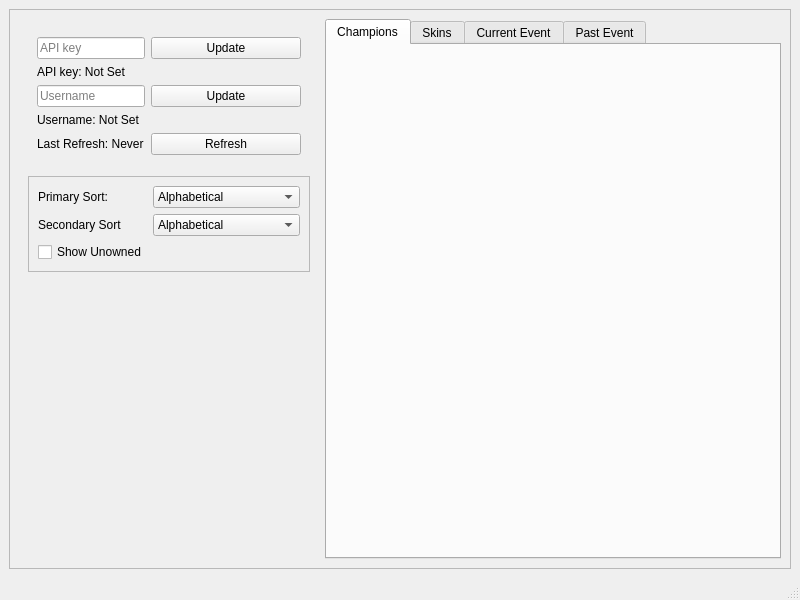
<?xml version="1.0" encoding="UTF-8"?>
<ui version="4.0">
 <class>MainWindow</class>
 <widget class="QMainWindow" name="MainWindow">
  <property name="geometry">
   <rect>
    <x>0</x>
    <y>0</y>
    <width>800</width>
    <height>600</height>
   </rect>
  </property>
  <property name="windowTitle">
   <string>MainWindow</string>
  </property>
  <widget class="QWidget" name="centralwidget">
   <layout class="QGridLayout" name="gridLayout">
    <item row="0" column="0">
     <widget class="QFrame" name="frame">
      <property name="frameShape">
       <enum>QFrame::StyledPanel</enum>
      </property>
      <property name="frameShadow">
       <enum>QFrame::Raised</enum>
      </property>
      <layout class="QGridLayout" name="gridLayout_2">
       <item row="0" column="0" alignment="Qt::AlignTop">
        <widget class="QWidget" name="settings_widget" native="true">
         <property name="sizePolicy">
          <sizepolicy hsizetype="Preferred" vsizetype="Preferred">
           <horstretch>1</horstretch>
           <verstretch>0</verstretch>
          </sizepolicy>
         </property>
         <property name="minimumSize">
          <size>
           <width>300</width>
           <height>100</height>
          </size>
         </property>
         <property name="maximumSize">
          <size>
           <width>300</width>
           <height>300</height>
          </size>
         </property>
         <layout class="QVBoxLayout" name="verticalLayout">
          <item>
           <widget class="QWidget" name="api_username_frame" native="true">
            <layout class="QFormLayout" name="formLayout">
             <item row="0" column="0">
              <widget class="QLineEdit" name="api_input">
               <property name="toolTip">
                <string/>
               </property>
               <property name="text">
                <string/>
               </property>
               <property name="placeholderText">
                <string>API key</string>
               </property>
              </widget>
             </item>
             <item row="0" column="1">
              <widget class="QPushButton" name="api_update_button">
               <property name="text">
                <string>Update</string>
               </property>
              </widget>
             </item>
             <item row="1" column="0">
              <widget class="QLabel" name="api_label">
               <property name="text">
                <string>API key: Not Set</string>
               </property>
              </widget>
             </item>
             <item row="2" column="0">
              <widget class="QLineEdit" name="username_input">
               <property name="placeholderText">
                <string>Username</string>
               </property>
              </widget>
             </item>
             <item row="2" column="1">
              <widget class="QPushButton" name="username_update_button">
               <property name="text">
                <string>Update</string>
               </property>
              </widget>
             </item>
             <item row="3" column="0">
              <widget class="QLabel" name="username_label">
               <property name="text">
                <string>Username: Not Set</string>
               </property>
              </widget>
             </item>
             <item row="4" column="0">
              <widget class="QLabel" name="last_refresh_label">
               <property name="text">
                <string>Last Refresh: Never</string>
               </property>
              </widget>
             </item>
             <item row="4" column="1">
              <widget class="QPushButton" name="refresh_button">
               <property name="text">
                <string>Refresh</string>
               </property>
              </widget>
             </item>
             <item row="5" column="0">
              <widget class="QFrame" name="frame_2">
               <property name="frameShape">
                <enum>QFrame::StyledPanel</enum>
               </property>
               <property name="frameShadow">
                <enum>QFrame::Raised</enum>
               </property>
              </widget>
             </item>
            </layout>
           </widget>
          </item>
          <item>
           <widget class="QFrame" name="sort_frame">
            <property name="frameShape">
             <enum>QFrame::StyledPanel</enum>
            </property>
            <property name="frameShadow">
             <enum>QFrame::Raised</enum>
            </property>
            <layout class="QFormLayout" name="formLayout_2">
             <item row="0" column="0">
              <widget class="QLabel" name="label">
               <property name="text">
                <string>Primary Sort:</string>
               </property>
              </widget>
             </item>
             <item row="0" column="1">
              <widget class="QComboBox" name="comboBox">
               <property name="editable">
                <bool>false</bool>
               </property>
               <property name="currentIndex">
                <number>0</number>
               </property>
               <item>
                <property name="text">
                 <string>Alphabetical</string>
                </property>
               </item>
               <item>
                <property name="text">
                 <string>Mastery</string>
                </property>
               </item>
               <item>
                <property name="text">
                 <string>Cost</string>
                </property>
               </item>
               <item>
                <property name="text">
                 <string>Release Date</string>
                </property>
               </item>
               <item>
                <property name="text">
                 <string>Rarity</string>
                </property>
               </item>
              </widget>
             </item>
             <item row="1" column="0">
              <widget class="QLabel" name="label_2">
               <property name="text">
                <string>Secondary Sort</string>
               </property>
              </widget>
             </item>
             <item row="1" column="1">
              <widget class="QComboBox" name="comboBox_2">
               <property name="editable">
                <bool>false</bool>
               </property>
               <property name="currentIndex">
                <number>0</number>
               </property>
               <item>
                <property name="text">
                 <string>Alphabetical</string>
                </property>
               </item>
               <item>
                <property name="text">
                 <string>Mastery</string>
                </property>
               </item>
               <item>
                <property name="text">
                 <string>Cost</string>
                </property>
               </item>
               <item>
                <property name="text">
                 <string>Release Date</string>
                </property>
               </item>
               <item>
                <property name="text">
                 <string>Rarity</string>
                </property>
               </item>
              </widget>
             </item>
             <item row="2" column="0">
              <widget class="QCheckBox" name="checkBox">
               <property name="text">
                <string>Show Unowned</string>
               </property>
              </widget>
             </item>
            </layout>
           </widget>
          </item>
         </layout>
        </widget>
       </item>
       <item row="0" column="1">
        <widget class="QTabWidget" name="tab_widget">
         <property name="minimumSize">
          <size>
           <width>400</width>
           <height>400</height>
          </size>
         </property>
         <property name="font">
          <font>
           <weight>50</weight>
           <bold>false</bold>
          </font>
         </property>
         <property name="currentIndex">
          <number>0</number>
         </property>
         <widget class="QWidget" name="champs_tab">
          <property name="font">
           <font>
            <weight>50</weight>
            <bold>false</bold>
           </font>
          </property>
          <property name="toolTip">
           <string/>
          </property>
          <attribute name="title">
           <string>Champions</string>
          </attribute>
         </widget>
         <widget class="QWidget" name="skins_tab">
          <attribute name="title">
           <string>Skins</string>
          </attribute>
         </widget>
         <widget class="QWidget" name="current_event_tab">
          <attribute name="title">
           <string>Current Event</string>
          </attribute>
         </widget>
         <widget class="QWidget" name="past_event_tab">
          <attribute name="title">
           <string>Past Event</string>
          </attribute>
         </widget>
        </widget>
       </item>
      </layout>
     </widget>
    </item>
   </layout>
  </widget>
  <widget class="QMenuBar" name="menubar">
   <property name="geometry">
    <rect>
     <x>0</x>
     <y>0</y>
     <width>800</width>
     <height>27</height>
    </rect>
   </property>
  </widget>
  <widget class="QStatusBar" name="statusbar"/>
 </widget>
 <resources/>
 <connections/>
</ui>
